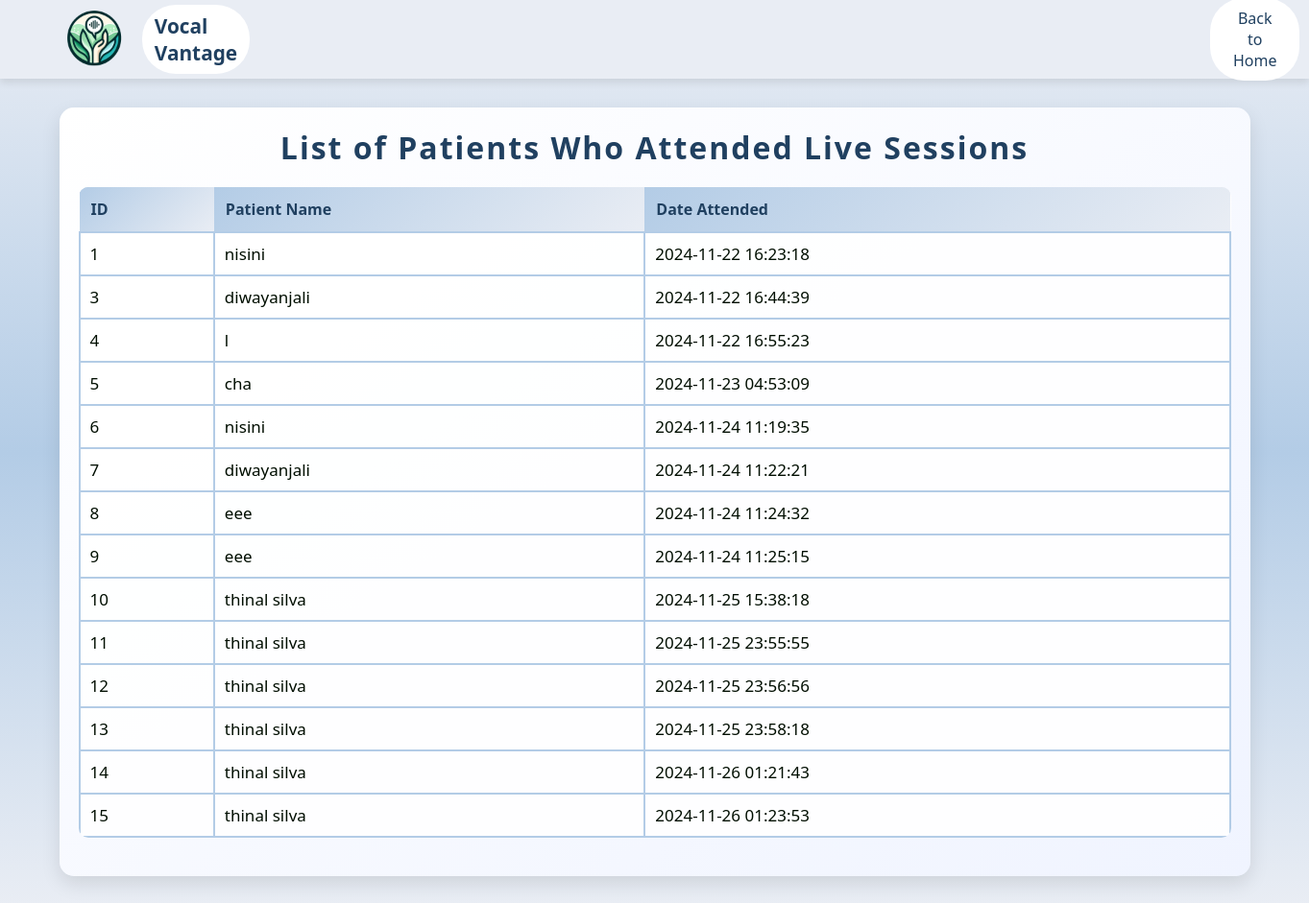
Screenshot of /Admin/live_session_attendencs.php with the database file from the repository.
### tables this page shows
CREATE TABLE IF NOT EXISTS `live_session_attendance` (
  `id` int NOT NULL AUTO_INCREMENT,
  `patient_name` varchar(255) NOT NULL,
  `therapist_name` varchar(50) NOT NULL,
  `join_time` timestamp NOT NULL DEFAULT CURRENT_TIMESTAMP,
  PRIMARY KEY (`id`)
);

### Admin/live_session_attendencs.php (the view, shortened to what this page needs)
<?php
$servername = "localhost";
$username = "root";
$password = "";
$dbname = "vocal_vantage";
$conn = new mysqli($servername, $username, $password, $dbname);
$sql = "SELECT id, patient_name, join_time FROM live_session_attendance";
$result = $conn->query($sql);
?>
    <!DOCTYPE html>
    <html lang="en">
    <head>
    </head>
    <body>
    <header class="navbar">
    <img src="../Resourses/index/logo 01.png">
        <div class="logo">Vocal Vantage</div>
        <div class="auth-buttons">
            <a href="platformreport_home.html"><button class="signup" >Back to Home</button></a>
        </div>
    </header>
        <div class="dashboard-container">
            <h2>List of Patients Who Attended Live Sessions</h2>
            <table>
                <thead>
                    <tr>
                        <th>ID</th>
                        <th>Patient Name</th>
                        <th>Date Attended</th>
                    </tr>
                </thead>
                <tbody>
                    <?php
                if ($result->num_rows > 0) {
                    while ($row = $result->fetch_assoc()) {
                        echo "<tr>
                            <td>{$row['id']}</td>
                            <td>{$row['patient_name']}</td>
                            <td>{$row['join_time']}</td>
                        </tr>";
                    }
                } else {
                    echo "<tr><td colspan='3'>No patients have attended live sessions yet.</td></tr>";
                }
                ?>
                </tbody>
            </table>
        </div>
    </body>
    </html>

### Admin/live_session_attendencs.php (style rules this page uses)
* { margin: 0; padding: 0; font-family: 'Segoe UI', Tahoma, Geneva, Verdana, sans-serif; }
body { background: linear-gradient( #E9EDF4,#b3cce6, #E9EDF4); min-height: 80vh; }
header { position: relative; height: 50px; }
.navbar { display: flex; align-items: center; padding: 1.0rem 3rem; background-color: #E9EDF4; box-shadow: 0 4px 8px rgba(0, 0, 0, 0.1); }
.navbar .logo { font-size: 1.3rem; font-weight: bold; color: #204060; background-color: #FFFFFF; padding: 0.5rem 0.8rem; border-radius: 35px; animation: slideIn 4s ease forwards; }
img { width: 100px; height: 100px; }
.navbar .auth-buttons { margin-left: 1000px; background-color: #FFFFFF; padding: 0.01rem 0.5rem; border-radius: 35px; }
.auth-buttons .signup { padding: 0.6rem 1.0rem; border: none; border-radius: 20px; cursor: pointer; font-size: 1rem; transition: background-color 0.3s, color 0.3s; }
.auth-buttons .signup { background-color: transparent; color: #204060; }
.dashboard-container { max-width: 1200px; margin: 30px auto; padding: 20px; background: linear-gradient(to bottom right, #ffffff, #f0f4ff); box-shadow: 0 8px 20px rgba(0, 0, 0, 0.1); border-radius: 15px; overflow: hidden; }
h2 { text-align: center; color: #204060; margin-bottom: 20px; font-size: 2rem; letter-spacing: 2px; animation: slideIn 1s ease-in-out; }
table { width: 100%; border-collapse: collapse; margin-bottom: 20px; background-color: #fff; margin-top: 20px; background: rgba(255, 255, 255, 0.9); border-radius: 10px; overflow: hidden; }
table thead { background: linear-gradient(135deg, #b3cce6, #E9EDF4); color: #204060; }
table th, table td { padding: 12px 15px; text-align: left; font-size: 14px; border-bottom: 1px solid #ddd; }
table th { background: linear-gradient(135deg, #b3cce6, #E9EDF4); color: #204060; padding: 12px; text-align: left; font-size: 1rem; }
table td { padding: 10px; border: 2px solid #b3cce6; font-size: 17px; cursor: pointer; color: #000E00; }
table tr { transition: background-color 0.3s ease, transform 0.3s ease; }

### rows the page displays
live_session_attendance: id "1", patient_name "nisini", join_time "2024-11-22 16:23:18"
live_session_attendance: id "3", patient_name "diwayanjali", join_time "2024-11-22 16:44:39"
live_session_attendance: id "4", patient_name "l", join_time "2024-11-22 16:55:23"
live_session_attendance: id "5", patient_name "cha", join_time "2024-11-23 04:53:09"
live_session_attendance: id "6", patient_name "nisini", join_time "2024-11-24 11:19:35"
live_session_attendance: id "7", patient_name "diwayanjali", join_time "2024-11-24 11:22:21"
live_session_attendance: id "8", patient_name "eee", join_time "2024-11-24 11:24:32"
live_session_attendance: id "9", patient_name "eee", join_time "2024-11-24 11:25:15"
live_session_attendance: id "10", patient_name "thinal silva", join_time "2024-11-25 15:38:18"
live_session_attendance: id "11", patient_name "thinal silva", join_time "2024-11-25 23:55:55"
live_session_attendance: id "12", patient_name "thinal silva", join_time "2024-11-25 23:56:56"
live_session_attendance: id "13", patient_name "thinal silva", join_time "2024-11-25 23:58:18"
live_session_attendance: id "14", patient_name "thinal silva", join_time "2024-11-26 01:21:43"
live_session_attendance: id "15", patient_name "thinal silva", join_time "2024-11-26 01:23:53"
